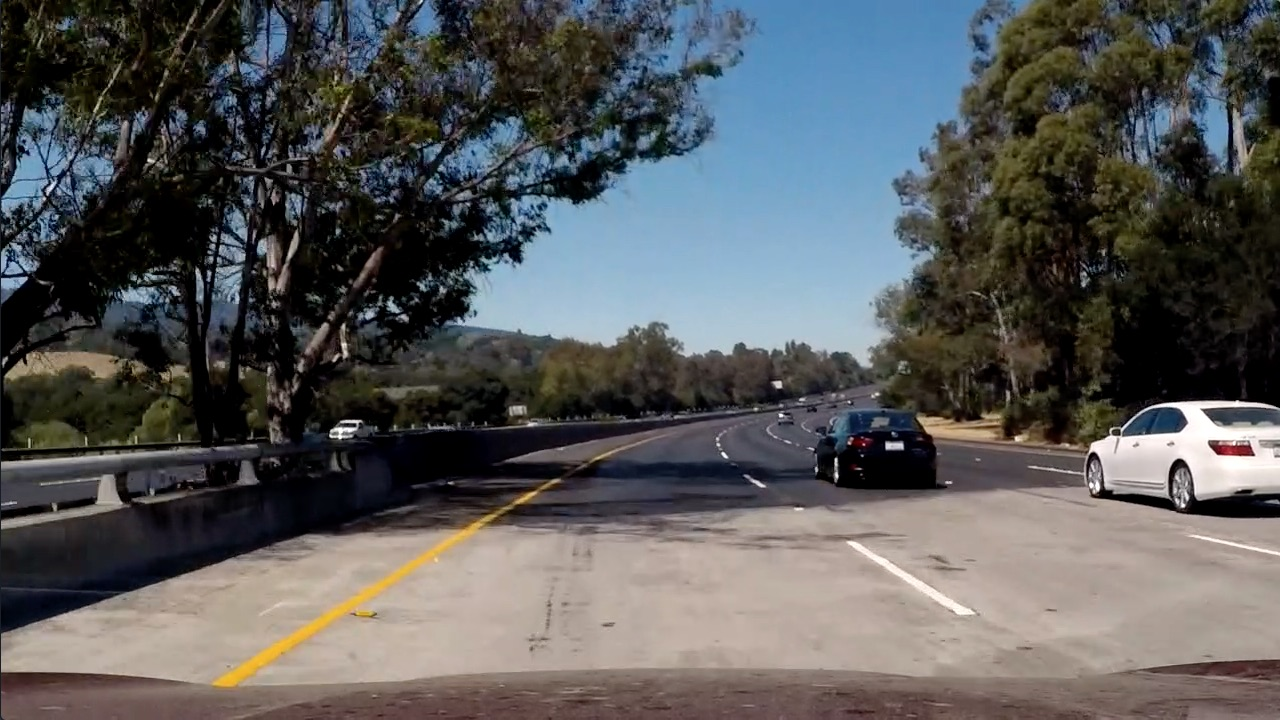
#> input picture test_images/test5.jpg, 1280 x 720 px
$ jupyter execute --allow-errors Vehicle_Detection.ipynb   (shell and % lines are left out)   (older library calls are emulated)
#> lines starting #> are read from the running program, lines starting #| are printed output that depends on the picture
# Vehicle Detection and Tracking Project

In this project, my goal was to write a software pipeline to detect vehicles in a video (starting first with the test_video.mp4 and later implement on full project_video.mp4); the pipeline is presented in detail in writeup of the project.

The project has three main steps:
- Histogram of Oriented Gradients (HOG)
    - we have been provided with a set of images: 8968 various traffic images, 8792 images with cars;images are color, 64x64 pixels
    - using HOG and other techniques, extract features of these images
    - separate the images in train/test and train a SVM classifier
- Sliding Window Search
    - implemented a sliding window search and classify each window as vehicle or non-vehicle
    - run the function first on test images and afterwards against project video
- Video Implementation
    - output a video with the detected vehicles positions drawn as bounding boxes
    - implement a robust method to avoid false positives (could be a heat map showing the location of repeat detections)

In the end the results are interpreted and discussed.

## Histogram of Oriented Gradients (HOG)

[cell 1]
# importing relevant modules

# numerical modules
import matplotlib.image as mpimg
import matplotlib.pyplot as plt
import numpy as np

# system modules
import glob
import time

# computer vision modules
import cv2
from skimage.feature import hog
from skimage import color, exposure

# machine learning modules
from sklearn.svm import LinearSVC
from sklearn.preprocessing import StandardScaler
from sklearn.model_selection import train_test_split

# video processing modules
from moviepy.editor import VideoFileClip
from IPython.display import HTML
from ipywidgets import interact, interactive, fixed

[cell 2]
# on my local drive, all images are place in the same location named dataset
# all vehicle images start with the string "car"
# all nonvehicle images start with the string "traffic"

# images are divided up into vehicles and non-vehicles
images = glob.glob('./dataset/*.png')
cars = []
notcars = []

for image in images:
    if 'traffic' in image:
        notcars.append(image)
    else:
        cars.append(image)

[cell 3]
# check if all images have been collected
# no of vehicle images = 8792, no of traffic images = 8968
len(cars), len(notcars)

[cell 4]
# define a function to return HOG features and visualization
# as we already saw how this function work, don't need visualisation
# [19 lines left out: function get_hog_features, not called in this run]

[cell 5]
# define a function to compute binned color features
# [5 lines left out: function bin_spatial, not called in this run]

[cell 6]
# define a function to compute color histogram features
# bins_range must be (0, 1) if reading .png files with mpimg
# bins_range must be (0, 255) if reading .png files with cv2
# bins_range must be (0, 255) if reading .jpg files with mpimg

# [11 lines left out: function color_hist, not called in this run]

[cell 7]
# define a function to extract features from a list of images
# this function calls bin_spatial(), color_hist() and get_hog_features() created earlier

# this function is used to extract feature that will be used to train the classification model
# this function will create a combination of hog, spatial and color features; the result will be used in training the classifier

def extract_features(imgs, color_space='RGB', spatial_size=(32, 32), hist_bins=32, orient=9,
                        pix_per_cell=8, cell_per_block=2, hog_channel=0,
                        spatial_feat=True, hist_feat=True, hog_feat=True):

    # create a list to append feature vectors to
    features = []

    # iterate through the list of images
    for file in imgs:
        file_features = []
        # read in each image one by one
        image = mpimg.imread(file)
        # apply color conversion if other than 'RGB'
        if color_space != 'RGB':
            # if a specific color space is called, we gi ahead with an image transformed in that color space
            if color_space == 'HSV':
                feature_image = cv2.cvtColor(image, cv2.COLOR_RGB2HSV)
            elif color_space == 'LUV':
                feature_image = cv2.cvtColor(image, cv2.COLOR_RGB2LUV)
            elif color_space == 'HLS':
                feature_image = cv2.cvtColor(image, cv2.COLOR_RGB2HLS)
            elif color_space == 'YUV':
                feature_image = cv2.cvtColor(image, cv2.COLOR_RGB2YUV)
            elif color_space == 'YCrCb':
                feature_image = cv2.cvtColor(image, cv2.COLOR_RGB2YCrCb)
        else: feature_image = np.copy(image) # if color space is RGB we go ahead with a copy of the image

        if spatial_feat == True:
            # call bin_spatial()
            spatial_features = bin_spatial(feature_image, size=spatial_size)
            file_features.append(spatial_features)

        if hist_feat == True:
            # call color_hist()
            hist_features = color_hist(feature_image, nbins=hist_bins)
            file_features.append(hist_features)

        if hog_feat == True:
        # Call get_hog_features() with vis=False, feature_vec=True
            if hog_channel == 'ALL':
                hog_features = []
                for channel in range(feature_image.shape[2]):
                    hog_features.append(get_hog_features(feature_image[:,:,channel],
                                        orient, pix_per_cell, cell_per_block,
                                        vis=False, feature_vec=True))
                hog_features = np.ravel(hog_features)

            else:
                hog_features = get_hog_features(feature_image[:,:,hog_channel], orient,
                            pix_per_cell, cell_per_block, vis=False, feature_vec=True)
            # Append the new feature vector to the features list
            file_features.append(hog_features)

        features.append(np.concatenate(file_features))
        # now go to next image

    # Return list of feature vectors
    return features

[cell 8]
# parameters used to extract HOG features
# these parameters were obtained through trial and error to give the highest accuracy
color_space = 'YCrCb' # Can be RGB, HSV, LUV, HLS, YUV, YCrCb
orient = 11  # HOG orientations
pix_per_cell = 8 # HOG pixels per cell
cell_per_block = 2 # HOG cells per block
hog_channel = "ALL" # Can be 0, 1, 2, or "ALL"
spatial_size = (16, 16) # Spatial binning dimensions
hist_bins = 16    # Number of histogram bins
spatial_feat = True # Spatial features on or off
hist_feat = True # Histogram features on or off
hog_feat = True # HOG features on or off
y_start_stop = [350, 700] # Min and max in y to search in slide_window()

Add here the data showing how I came up with these parameters:

[cell 9]
# extract features of images in vehicle set and non-vehicle set
# measuring time is not that relevant
t=time.time()
car_features = extract_features(cars, color_space=color_space,
                        spatial_size=spatial_size, hist_bins=hist_bins,
                        orient=orient, pix_per_cell=pix_per_cell,
                        cell_per_block=cell_per_block,
                        hog_channel=hog_channel, spatial_feat=spatial_feat,
                        hist_feat=hist_feat, hog_feat=hog_feat)
notcar_features = extract_features(notcars, color_space=color_space,
                        spatial_size=spatial_size, hist_bins=hist_bins,
                        orient=orient, pix_per_cell=pix_per_cell,
                        cell_per_block=cell_per_block,
                        hog_channel=hog_channel, spatial_feat=spatial_feat,
                        hist_feat=hist_feat, hog_feat=hog_feat)
t2 = time.time()
print(round(t2-t, 2), 'Seconds to extract HOG features...')

[cell 10]
# in the above cell we extract the features separately in order to keep the two set separately

[cell 11]
# create an array stack of feature vectors
X = np.vstack((car_features, notcar_features)).astype(np.float64)

# define the labels vector, applyinng a value of one for features that have vehicles
y = np.hstack((np.ones(len(car_features)), np.zeros(len(notcar_features))))

# split up data into randomized training and test sets
# rand_state = np.random.randint(0, 100)
# we can apply a truely random state, but I prefer to keep a control on the randomness and be able to re-produce the results
rand_state = 23
#> (the rest of this cell did not finish here and is left out)

#> (a cell that did not finish here is left out)

[cell 13]
print('Using:',orient,'orientations',pix_per_cell,
    'pixels per cell and', cell_per_block,'cells per block')
#> (the rest of this cell did not finish here and is left out)

[cell 14]
# Use a linear SVC to train the classifier, cont the time to train and plot the accuracy in the test data set
svc = LinearSVC()
# Check the training time for the SVC
t=time.time()
#> (the rest of this cell did not finish here and is left out)

[cell 15]
# Do a prediction on the first 20 images in test (remember these are already randomized)
t=time.time()
n_predict = 20
#> (the rest of this cell did not finish here and is left out)

[cell 16]
# after this cell we have classifier trained
# we should not go ahead until our classifier retruns a good enough accuracy, more than 95%

## Sliding Window Search

[cell 17]
# Define a function that takes an image, start and stop positions in both x and y,
# window size (x and y dimensions) and overlap fraction (for both x and y)

# and returns a list of windows that will be scaned

def slide_window(img, x_start_stop=[None, None], y_start_stop=[None, None], xy_window=(64, 64), xy_overlap=(0.5, 0.5)):
    # if x and/or y start/stop positions not defined, set to image size
    # these values define the limits of the windows search
    if x_start_stop[0] == None:
        x_start_stop[0] = 0
    if x_start_stop[1] == None:
        x_start_stop[1] = img.shape[1]
    if y_start_stop[0] == None:
        y_start_stop[0] = 0
    if y_start_stop[1] == None:
        y_start_stop[1] = img.shape[0]

    # compute the span of the region to be searched
    xspan = x_start_stop[1] - x_start_stop[0]
    yspan = y_start_stop[1] - y_start_stop[0]

    # compute the number of pixels per step in x/y
    nx_pix_per_step = np.int(xy_window[0]*(1 - xy_overlap[0]))
    ny_pix_per_step = np.int(xy_window[1]*(1 - xy_overlap[1]))

    # compute the number of windows in x/y
    nx_buffer = np.int(xy_window[0]*(xy_overlap[0]))
    ny_buffer = np.int(xy_window[1]*(xy_overlap[1]))
    nx_windows = np.int((xspan-nx_buffer)/nx_pix_per_step)+1
    ny_windows = np.int((yspan-ny_buffer)/ny_pix_per_step)

    # initialize a list to append window positions to
    window_list = []

    # loop through the number of windows and compute x and y window positions
    for ys in range(ny_windows):
        for xs in range(nx_windows):
            # calculate window position
            startx = xs*nx_pix_per_step + x_start_stop[0]
            endx = startx + xy_window[0]
            starty = ys*ny_pix_per_step + y_start_stop[0]
            endy = starty + xy_window[1]

            # append window position to list
            window_list.append(((startx, starty), (endx, endy)))

    # return the list of windows
    return window_list

[cell 18]
# define a function to draw bounding boxes on an image img and given a list of corner coordinates of the boxes
def draw_boxes(img, bboxes, color=(0, 255, 0), thick=6):
    # Make a copy of the image
    imcopy = np.copy(img)
    # Iterate through the bounding boxes
    for bbox in bboxes:
        # Draw a rectangle given bbox coordinates
        cv2.rectangle(imcopy, bbox[0], bbox[1], color, thick)

    # Return the image copy with boxes drawn
    return imcopy

[cell 19]
# define a function to extract features from a single image window
# this function is very similar to extract_features() just for a single image rather than list of images
# this will be used to extract the features of each frame in a video
# [47 lines left out: function single_img_features, not called in this run]

[cell 20]
# define a function you will pass an image and the list of windows to be searched (output of slide_windows())
# the function will use a classifier to check of the given window contains the features of a car
# if answer is yes, the window is passed a long and all positive windows are returned
# [36 lines left out: function search_windows, not called in this run]

[cell 21]
# test the pipeline on a test image

# start the clock to measure how long it takes
#t=time.time()

# read in a test image
image = mpimg.imread('./test_images/test5.jpg')
#> image is the input picture: shape (720, 1280, 3); mean R, G, B 88.5, 89.3, 89.8
draw_image = np.copy(image)

# Uncomment the following line if you extracted training
# data from .png images (scaled 0 to 1 by mpimg) and the
# image you are searching is a .jpg (scaled 0 to 255)
image = image.astype(np.float32)/255

[cell 22]
# we have to create a bigger list of windows in order to find a car in more windows
# in our classification we will get some false positives, but we will have several windows with the car
# applying a filter we can ignore the false positive windows

win = []
win.extend(slide_window(image,x_start_stop=[None,None],y_start_stop=[350,650],xy_window=(112,112),xy_overlap=(0.75,0.75)))
win.extend(slide_window(image,x_start_stop=[None,None],y_start_stop=[350,650],xy_window=(96,96),xy_overlap=(0.75,0.75)))
win.extend(slide_window(image,x_start_stop=[None,None],y_start_stop=[350,650],xy_window=(90,90),xy_overlap=(0.75,0.75)))

[cell 23]
# testing different windows
window_img = draw_boxes(draw_image, win, color=(0, 255, 0), thick=6)
#> the loop in draw_boxes, `for bbox in bboxes:` made 1320 passes
#> bbox on passes 1 to 3: ((0, 350), (112, 462)), ((28, 350), (140, 462)), ((56, 350), (168, 462))
#> after the loop in draw_boxes, `for bbox in bboxes:`:
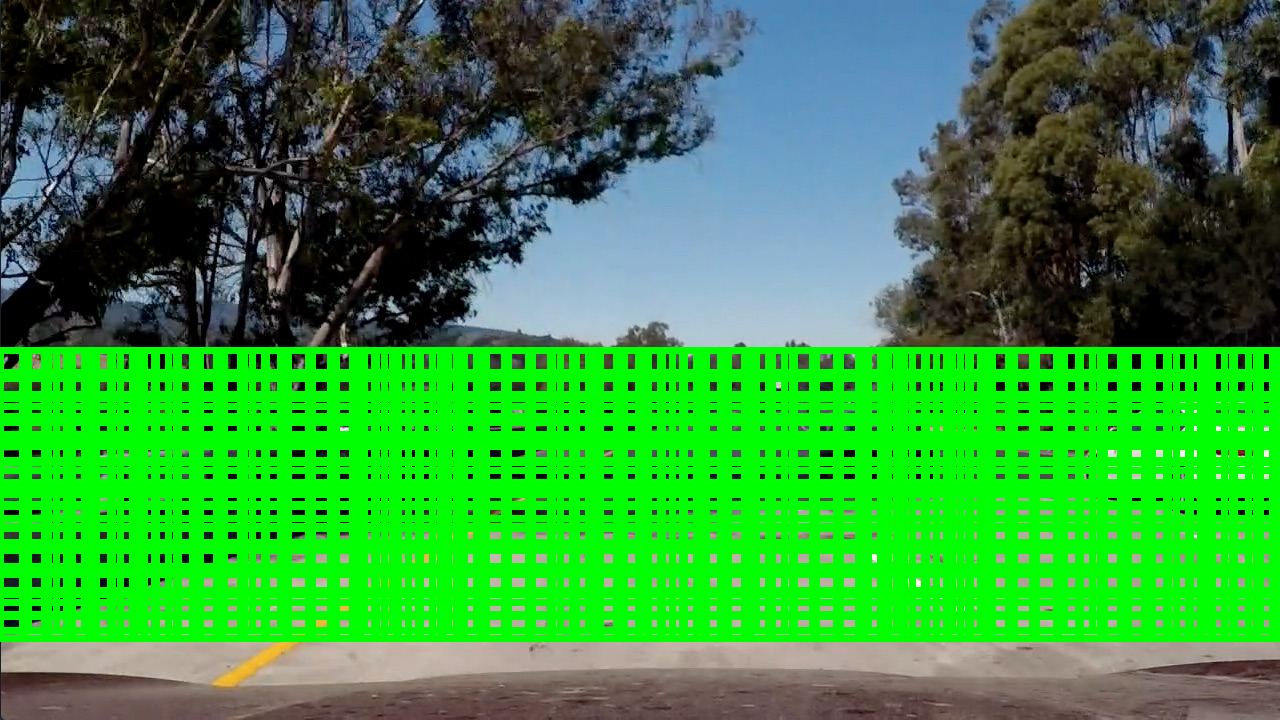
#> imcopy: shape (720, 1280, 3); mean R, G, B 50.5, 148, 56.5
plt.figure(figsize=(10,10))
#> (this line was passed over: IPython is not available in this run)
plt.imshow(window_img)
#> (this line was passed over: IPython is not available in this run)

$ run again, with test_images/test1.jpg copied over test_images/test5.jpg
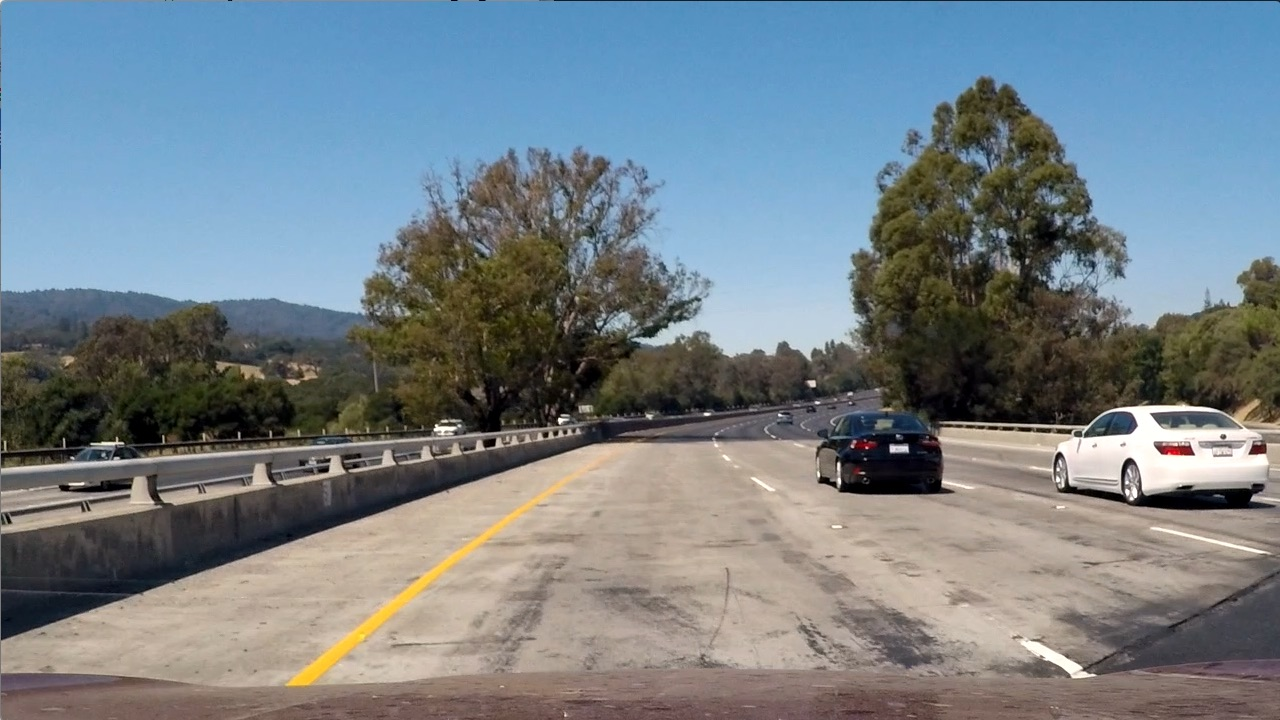
#> input picture test_images/test1.jpg, 1280 x 720 px
#> image is the input picture: shape (720, 1280, 3); mean R, G, B 117.5, 128.7, 135.5
#> the loop in draw_boxes, `for bbox in bboxes:` made 1320 passes
#> bbox on passes 1 to 3: ((0, 350), (112, 462)), ((28, 350), (140, 462)), ((56, 350), (168, 462))
#> after the loop in draw_boxes, `for bbox in bboxes:`:
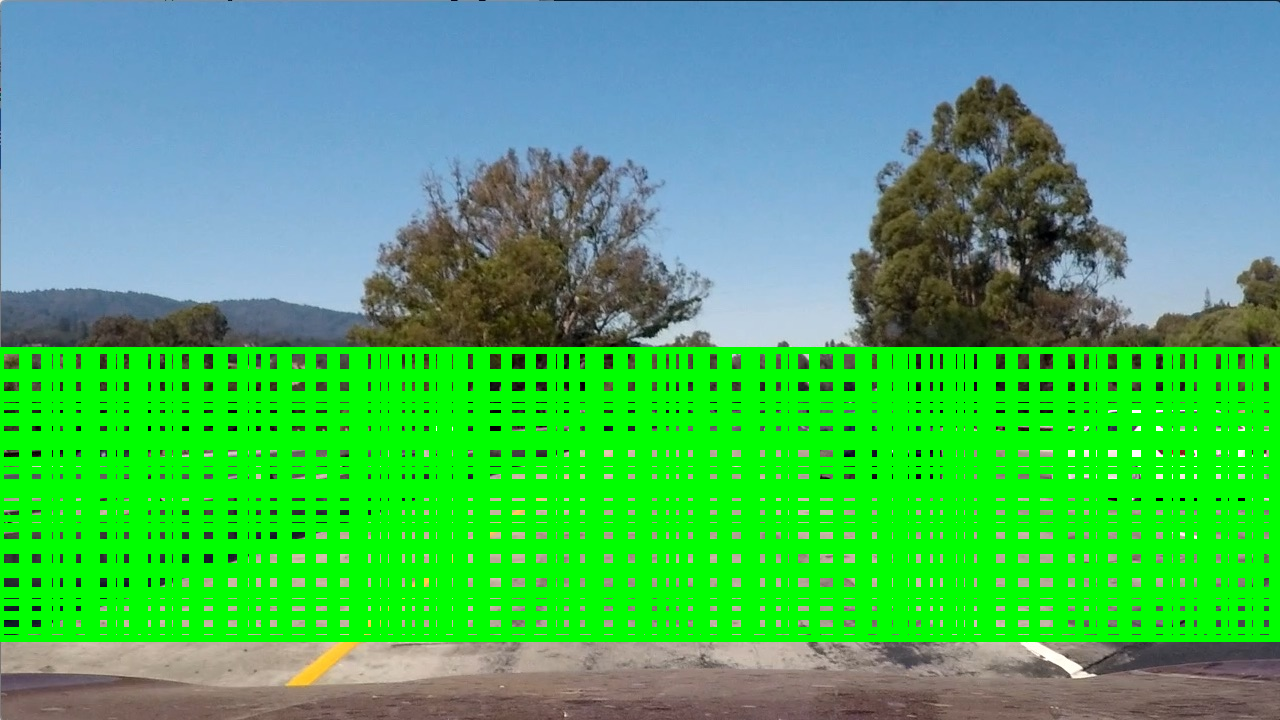
#> imcopy: shape (720, 1280, 3); mean R, G, B 72.2, 180.5, 97.5
